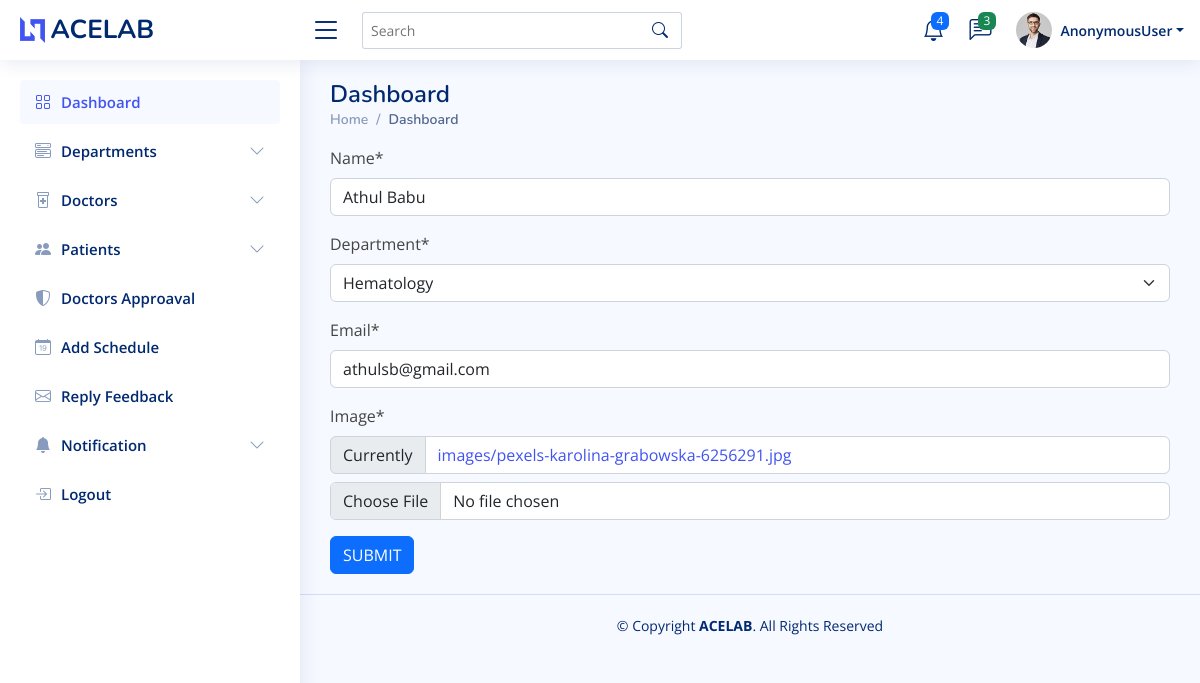
The app's page /update/2/ with its own data.
### home/models.py (models this page shows, shortened)
class doctor(models.Model):
    user = models.ForeignKey(Login, on_delete=models.CASCADE)
    name = models.CharField(max_length=100)
    department = models.ForeignKey(department, on_delete=models.DO_NOTHING)
    email = models.EmailField()
    Image = models.ImageField(upload_to='images/')

### home/adminview.py (the view)
# urls.py: path('update/<int:id>/', adminview.update, name='update'),
def update(request, id):
    data = doctor.objects.get(id=id)
    form = doctorlogin(instance=data)
    if request.method == 'POST':
        form = doctorlogin(request.POST, instance=data)
        if form.is_valid():
            form.save()
            return redirect('doc_view')
    return render(request, 'admin1/doc_update.html', {'form': form})

### home/forms.py
class doctorlogin(forms.ModelForm):
    class Meta:
        model = doctor
        fields = '__all__'
        exclude = ('user',)

### home/models.py (called while the page is built)
    def __str__(self):
        return self.dept_name

### templates/admin1/doc_update.html (shortened to what this page needs)
{% extends 'admin1/admindashboard.html' %}
{%load crispy_forms_tags %}
{% block content %}
<form method="POST">
    {{form|crispy}}
    <button type="submit" class="btn btn-primary">SUBMIT</button>
</form>
{% endblock %}

### static/set3/assets/css/style.css (style rules this page uses)
:root { scroll-behavior: smooth; }
body { font-family: "Open Sans", sans-serif; background: #f6f9ff; color: #444444; }
a { color: #4154f1; text-decoration: none; }

### records on screen
doctor: name "Athul Babu", department "Hematology", email "athulsb@gmail.com"

### other values on screen
{{ request.user }} "AnonymousUser"
